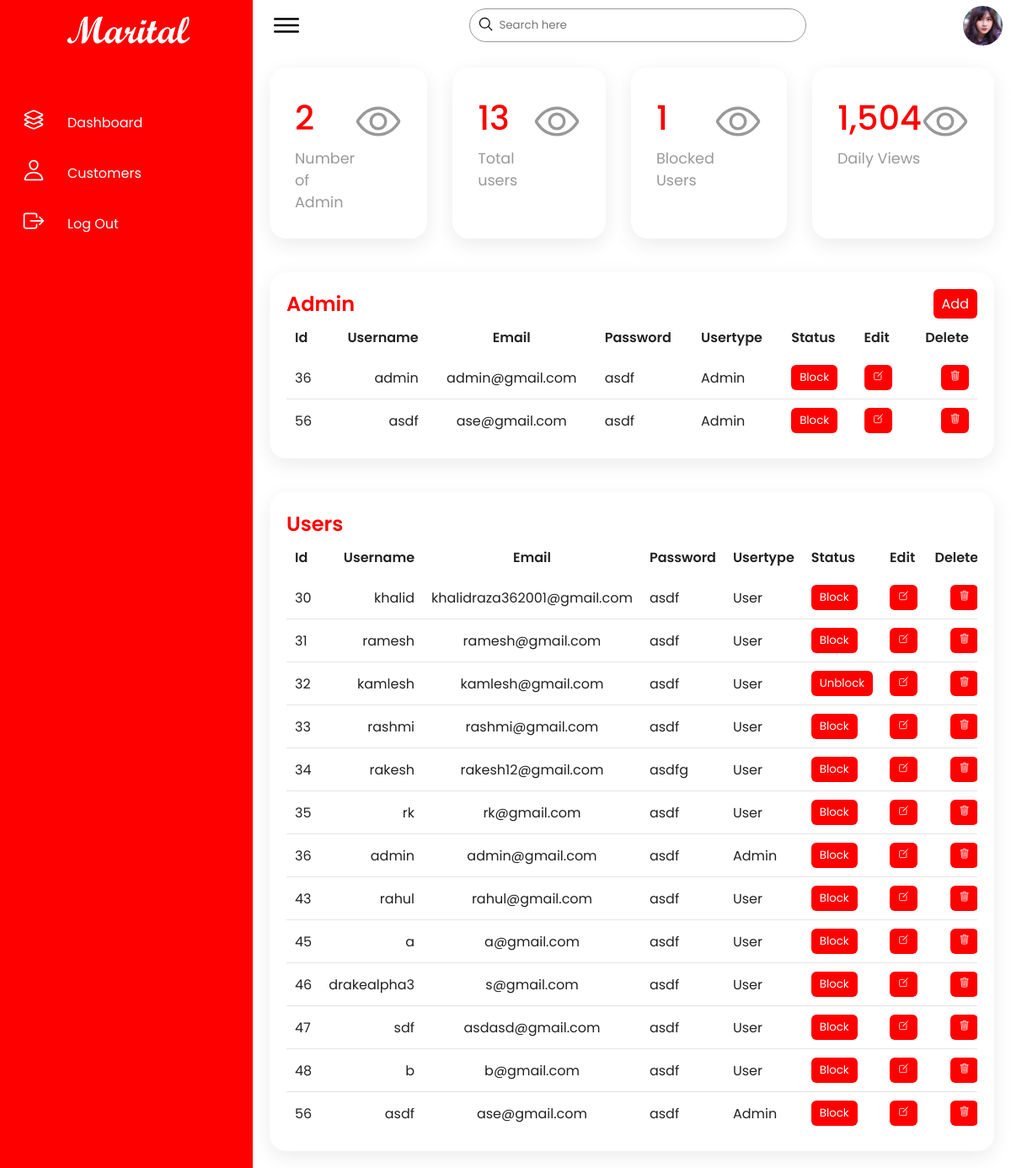
The app's page /admin/index.php (signed in) with its own data.
### tables this page shows
CREATE TABLE `users` (
  `id` int(11) NOT NULL,
  `username` varchar(255) NOT NULL,
  `email` varchar(255) NOT NULL,
  `password` varchar(255) NOT NULL,
  `usertype` varchar(20) NOT NULL,
  `status` varchar(20) NOT NULL,
  `dt` datetime NOT NULL DEFAULT current_timestamp()
);

### admin/index.php (the view, shortened to what this page needs)
<!doctype html>
<html lang="en">
<head>
    <link rel="stylesheet" href="../adm.css">
</head>
<body>
    <div class="container">
        <div class="navigation">
            <ul>
                <li>
                    <a href="#">
                        <span class="icon">
                        </span>
                        <span class="title" style="margin-top: 1rem; margin-left: -0.2rem; "><img src="../images//logo.png" alt=""></span>
                    </a>
                </li>
                <li>
                    <a href="#">
                        <span class="icon">
                            <ion-icon name="layers-outline"></ion-icon>
                        </span>
                        <span class="title">Dashboard</span>
                    </a>
                </li>
                <li>
                    <a href="./customer.php">
                        <span class="icon">
                            <ion-icon name="person-outline"></ion-icon>
                        </span>
                        <span class="title">Customers</span>
                    </a>
                </li>
                <li>
                    <a href="logout.php">
                        <span class="icon">
                            <ion-icon name="exit-outline"></ion-icon>
                        </span>
                        <span class="title" href="./logout.php">Log Out</span>
                    </a>
                </li>
            </ul>
        </div>
        <div class="main">
            <div class="topbar">
                <div class="toggle">
                    <ion-icon name="menu-outline"></ion-icon>
                </div>
                <div class="search">
                    <label>
                        <input type="text" placeholder="Search here">
                        <ion-icon name="search-outline"></ion-icon>
                    </label>
                </div>
                <div class="user">
                    <img src="./images/user.jpg" alt="">
                </div>
            </div>
            <div class="cardBox">
                <div class="card">
                    <div>
                        <div class="numbers">
                        <?php
                            include "../includes/config.php";
                            $sql = "SELECT id FROM `users` WHERE usertype = 'Admin'";
                            $query = mysqli_query($conn, $sql);
                            $results = mysqli_num_rows($query);
                            echo "$results";
                            ?>
                        </div>
                        <div class="cardname">Number of Admin</div>
                    </div>
                    <div class="iconBx">
                        <ion-icon name="eye-outline"></ion-icon>
                    </div>
                </div>
                <div class="card">
                    <div>
                        <div class="numbers">
                            <?php
                            include "../includes/config.php";
                            $sql = "SELECT id FROM `users` ORDER by id";
                            $query = mysqli_query($conn, $sql);
                            $results = mysqli_num_rows($query);
                            echo "$results";
                            ?>
                        </div>
                        <div class="cardname">Total users</div>
                    </div>
                    <div class="iconBx">
                        <ion-icon name="eye-outline"></ion-icon>
                    </div>
                </div>
                <div class="card">
                    <div>
                        <div class="numbers">
                        <?php
                            include "../includes/config.php";
                            $sql = "SELECT * FROM `users` WHERE status = 'Inactive' ORDER BY `status` ASC;";
                            $query = mysqli_query($conn, $sql);
                            $results = mysqli_num_rows($query);
                            echo "$results";
                            ?>
                        </div>
                        <div class="cardname">Blocked Users</div>
                    </div>
                    <div class="iconBx">
                        <ion-icon name="eye-outline"></ion-icon>
                    </div>
                </div>
                <div class="card">
                    <div>
                        <div class="numbers">1,504</div>
                        <div class="cardname">Daily Views</div>
                    </div>
                    <div class="iconBx">
                        <ion-icon name="eye-outline"></ion-icon>
                    </div>
                </div>
            </div>
            <div class="details">
                <div class="recentorders">
                    <div class="cardheader">
                        <h2>Admin</h2>
                        <a href="./addadmin.php" class="btn">Add</a>
                    </div>
                    <?php
                   include "../includes/config.php";
                    $query = "SELECT * FROM `users` WHERE usertype = 'Admin'";
                    $results = mysqli_query($conn, $query);
                    ?>
                    <div>
                    <table>
                        <thead>
                            <tr>
                                <td>Id</td>
                                <td>Username</td>
                                <td>Email</td>
                                <td>Password</td>
                                <td>Usertype</td>
                                <td>Status</td>
                                <td>Edit</td>
                                <td>Delete</td>
                            </tr>
                        </thead>
                        <tbody>
                            <?php
                            if (mysqli_num_rows($results) > 0) {
                                while ($row = mysqli_fetch_assoc($results)) {
                            ?>
                                    <tr>
                                        <td><?php echo $row['id'];   ?></td>
                                        <td><?php echo $row['username'];   ?></td>
                                        <td><?php echo $row['email'];  ?></td>
                                        <td><?php echo $row['password'];  ?></td>
                                        <td><?php echo $row['usertype'];  ?></td>
                                        <td>
                                            <button class="btn">
                                                <?php
                                                    if($row['status']=='Active'){
                                                        echo '<p><a href="../admin/index.php?editid=' .$row['id'] . '&status=Inactive">Block</a></p>';
                                                    }
                                                    else{
                                                        echo '<p><a href="../admin/index.php?editid=' .$row['id'] . '&status=Active">Unblock</a></p>';
                                                    }
                                            ?>
                                            </button>
                                        </td>
                                        <td>
                                            <form action="edituserdetails.php" method="POST">
                                                <button type="submit" name="edit_btn" class="btn">
                                                    <ion-icon name="create-outline"></ion-icon>
                                                </button>
                                            </form>
                                        </td>
                                        <td>
                                            <form action="" method="POST">
                                                <button type="submit" name="delete_btn" class="btn">
                                                    <ion-icon name="trash-outline"></ion-icon>
                                                </button>
                                            </form>
                                        </td>
                                    </tr>
                            <?php
                                }
                            } else {
                                echo "No records Found";
                            }
                            ?>
                        </tbody>
                    </table>
                    </div>
                </div>
            </div>
            <div class="details">
                <div class="recentorders">
                    <div class="cardheader">
                        <h2>Users</h2>
                    </div>
                    <?php
                   include "../includes/config.php";
                    $query = "SELECT * FROM `users`";
                    $results = mysqli_query($conn, $query);
                    ?>
                    <div style="overflow-x:auto;">
                    <table>
                        <thead>
                            <tr>
                                <td>Id</td>
                                <td>Username</td>
                                <td>Email</td>
                                <td>Password</td>
                                <td>Usertype</td>
                                <td>Status</td>
                                <td>Edit</td>
                                <td>Delete</td>
                            </tr>
                        </thead>
                        <tbody>
                            <?php
                            if (mysqli_num_rows($results) > 0) {
                                while ($row = mysqli_fetch_assoc($results)) {
                            ?>
                                    <tr>
                                        <td><?php echo $row['id'];   ?></td>
                                        <td><?php echo $row['username'];   ?></td>
                                        <td><?php echo $row['email'];  ?></td>
                                        <td><?php echo $row['password'];  ?></td>
                                        <td><?php echo $row['usertype'];  ?></td>
                                        <td>
                                            <button class="btn">
                                                <?php
                                                    if($row['status']=='Active'){
                                                        echo '<p><a href="./index.php?editid=' .$row['id'] . '&status=Inactive">Block</a></p>';
                                                    }
                                                    else{
                                                        echo '<p><a href="./index.php?editid=' .$row['id'] . '&status=Active">Unblock</a></p>';
                                                    }
                                            ?>
                                            </button>
                                        </td>
                                        <td>
                                            <form action="edituserdetails.php" method="POST">
                                                <button type="submit" name="edit_btn" class="btn">
                                                    <ion-icon name="create-outline"></ion-icon>
                                                </button>
                                            </form>
                                        </td>
                                        <td>
                                            <form action="" method="POST">
                                                <button type="submit" name="delete_btn" class="btn">
                                                    <ion-icon name="trash-outline"></ion-icon>
                                                </button>
                                            </form>
                                        </td>
                                    </tr>
                            <?php
                                }
                            } else {
                                echo "No records Found";
                            }
                            ?>
                        </tbody>
                    </table>
                    </div>
                </div>
            </div>
        </div>
    </div>
</body>
</html>

### records on screen
users: id "36", username "admin", email "admin@gmail.com", password "asdf", usertype "Admin"
users: id "56", username "asdf", email "ase@gmail.com", password "asdf", usertype "Admin"
users: id "30", username "khalid", email "khalidraza362001@gmail.com", password "asdf", usertype "User"
users: id "31", username "ramesh", email "ramesh@gmail.com", password "asdf", usertype "User"
users: id "32", username "kamlesh", email "kamlesh@gmail.com", password "asdf", usertype "User"
users: id "33", username "rashmi", email "rashmi@gmail.com", password "asdf", usertype "User"
users: id "34", username "rakesh", email "rakesh12@gmail.com", password "asdfg", usertype "User"
users: id "35", username "rk", email "rk@gmail.com", password "asdf", usertype "User"
users: id "43", username "rahul", email "rahul@gmail.com", password "asdf", usertype "User"
users: id "45", username "a", email "a@gmail.com", password "asdf", usertype "User"
users: id "46", username "drakealpha3", email "s@gmail.com", password "asdf", usertype "User"
users: id "47", username "sdf", email "asdasd@gmail.com", password "asdf", usertype "User"
users: id "48", username "b", email "b@gmail.com", password "asdf", usertype "User"

### other values on screen
$results "2"
$results "13"
$results "1"
